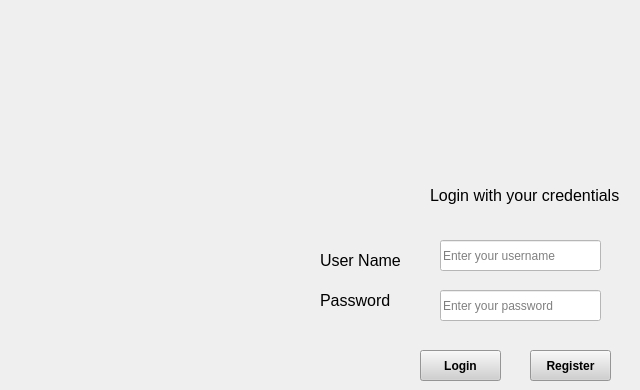
    <widget class="QWidget" name="tab_4">
     <attribute name="title">
      <string>Users</string>
     </attribute>
     <widget class="QPushButton" name="pushButton_14">
      <property name="geometry">
       <rect>
        <x>530</x>
        <y>350</y>
        <width>81</width>
        <height>31</height>
       </rect>
      </property>
      <property name="font">
       <font>
        <weight>75</weight>
        <bold>true</bold>
       </font>
      </property>
      <property name="styleSheet">
       <string notr="true">background-color: rgb(208, 208, 208);</string>
      </property>
      <property name="text">
       <string>Register</string>
      </property>
     </widget>
     <widget class="QLineEdit" name="lineEdit_12">
      <property name="geometry">
       <rect>
        <x>440</x>
        <y>290</y>
        <width>161</width>
        <height>31</height>
       </rect>
      </property>
      <property name="styleSheet">
       <string notr="true">background-color: rgb(255, 255, 255);</string>
      </property>
      <property name="echoMode">
       <enum>QLineEdit::Password</enum>
      </property>
      <property name="cursorPosition">
       <number>0</number>
      </property>
      <property name="placeholderText">
       <string>Enter your password</string>
      </property>
     </widget>
     <widget class="QLineEdit" name="lineEdit_11">
      <property name="geometry">
       <rect>
        <x>440</x>
        <y>240</y>
        <width>161</width>
        <height>31</height>
       </rect>
      </property>
      <property name="toolTip">
       <string/>
      </property>
      <property name="toolTipDuration">
       <number>-1</number>
      </property>
      <property name="styleSheet">
       <string notr="true">background-color: rgb(255, 255, 255);</string>
      </property>
      <property name="cursorPosition">
       <number>0</number>
      </property>
      <property name="placeholderText">
       <string>Enter your username</string>
      </property>
     </widget>
     <widget class="QPushButton" name="pushButton_11">
      <property name="geometry">
       <rect>
        <x>420</x>
        <y>350</y>
        <width>81</width>
        <height>31</height>
       </rect>
      </property>
      <property name="font">
       <font>
        <weight>75</weight>
        <bold>true</bold>
       </font>
      </property>
      <property name="styleSheet">
       <string notr="true">background-color: rgb(208, 208, 208);</string>
      </property>
      <property name="text">
       <string>Login</string>
      </property>
     </widget>
     <widget class="QLabel" name="label_19">
      <property name="geometry">
       <rect>
        <x>320</x>
        <y>290</y>
        <width>91</width>
        <height>21</height>
       </rect>
      </property>
      <property name="font">
       <font>
        <pointsize>12</pointsize>
       </font>
      </property>
      <property name="text">
       <string>Password</string>
      </property>
     </widget>
     <widget class="QLabel" name="label_18">
      <property name="geometry">
       <rect>
        <x>320</x>
        <y>250</y>
        <width>91</width>
        <height>21</height>
       </rect>
      </property>
      <property name="font">
       <font>
        <pointsize>12</pointsize>
       </font>
      </property>
      <property name="text">
       <string>User Name</string>
      </property>
     </widget>
     <widget class="QLabel" name="label_27">
      <property name="geometry">
       <rect>
        <x>430</x>
        <y>180</y>
        <width>201</width>
        <height>31</height>
       </rect>
      </property>
      <property name="font">
       <font>
        <pointsize>12</pointsize>
       </font>
      </property>
      <property name="text">
       <string>Login with your credentials</string>
      </property>
     </widget>
    </widget>
